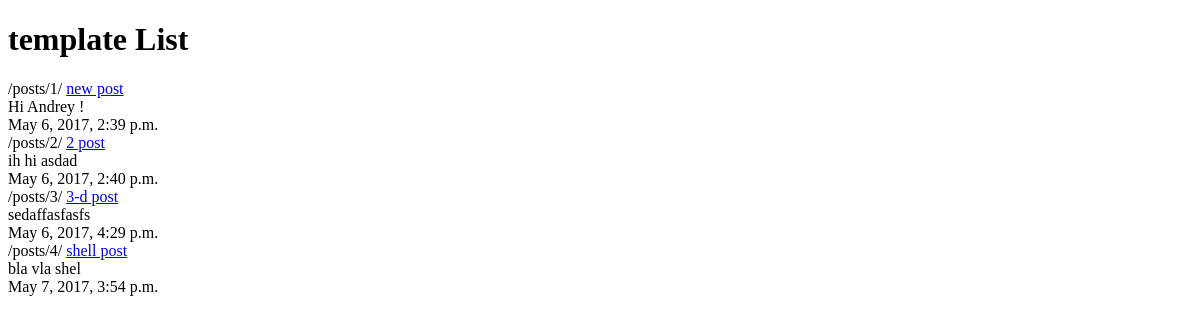
/posts/, run on an earlier commit of the app's database.
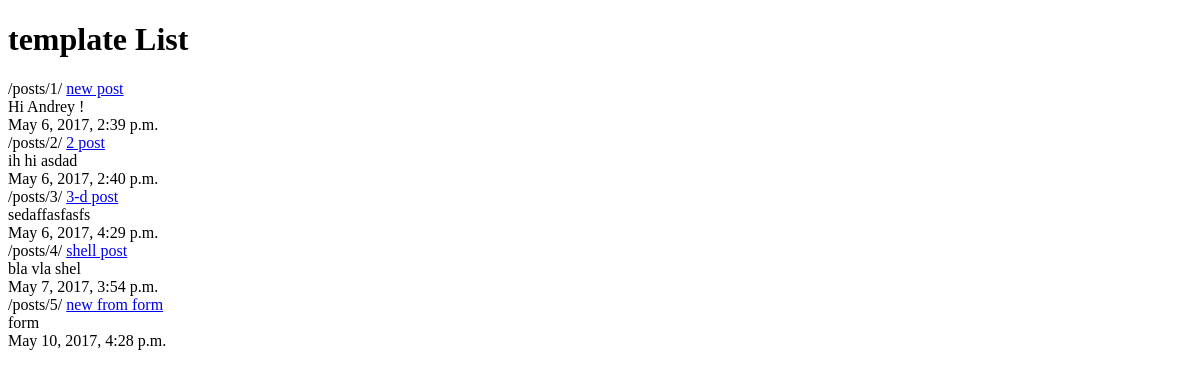
And on a later commit of the database.
### posts/models.py (models this page shows, shortened)
class Post(models.Model):
    title = models.CharField(max_length=50)
    content = models.TextField()
    timestamp = models.DateTimeField(auto_now=False, auto_now_add=True)
    updated = models.DateTimeField(auto_now=True, auto_now_add=False)
    def get_absolute_url(self):
        return reverse('posts:detail', kwargs={'id': self.id})

### posts/views.py (the view)
def post_list(request):
    queryset = Post.objects.all()
    context = {
        'object_list': queryset,
        'title': 'List'
    }
    return render(request, 'index.html', context)

### templates/index.html (shortened to what this page needs)
<!DOCTYPE html>
<html lang="en">
<head>
</head>
<body>
<h1>template {{ title }}</h1>
{% for obj in object_list %}
{% url 'posts:detail' id=obj.id %}
<a href = '{{ obj.get_absolute_url }}'> {{ obj.title }}</a><br/>
{{ obj.content }}<br/>
{{ obj.timestamp }}<br/>
{% endfor %}
</body>
</html>

What changed in the data, as far as the page shows it:
added Post: id "/posts/5/", title "new from form", content "form", timestamp "May 10, 2017, 4:28 p.m."
